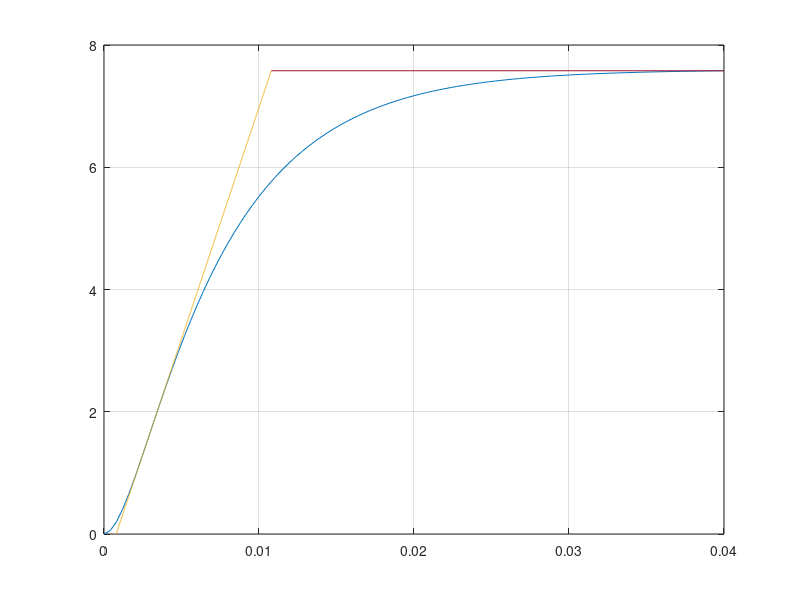

Write MATLAB code to recreate this figure. (Note: this script raises an error after producing the figure.)
%% Startup functions
clear
close all
clc
%% General settings
plot_font_size   = 18;
plot_line_width  = 2;
plot_x0     = 500;
plot_y0     = 300;
plot_width  = 500;
plot_height = 400;
%% Transfer function variable
s = tf('s');
%% DC motor parameters
Rm      = 3.2;          % terminal resistance [Ohm]
La      = 4.1e-3;       % armature inductance [H]
Ke      = 0.12;         % voltage constant [V*s/rad]
Kt      = 0.11;         % torque constant [N*m/A]
J       = 0.352e-4;     % rotor inertia [Kg*m^2]
beta    = 4e-4;         % friction coefficient [N*m*s/rad]
V_DC    = 24;           % rated voltage [V]
omega_n = 1500/60*2*pi; % rated speed [rad/s]
V_max   = 8;            % saturation for simulations [V] scelta arvitraria dopo aver visto che 8V gestisce lo steady state, ho scelto 8V per tagliare i picchi gestendoli in maniera opportuna
%% System matrices
% states: x_1: current
%         x_2: angular speed
A   = [-Rm/La   -Ke/La;
         Kt/J  -beta/J];
B   = [1/La;
          0];
C   = [0 1];
D   = 0;
LTI = ss(A, B, C, D);
G_sp   = tf(LTI);
%% Simulink settings
MaxStep  = 5e-5; % solver max step size
RelTol   = 1e-3; % solver relative tolerance
T_f      = 0.3;    % final simulation time
% initial conditions per SIMULINK
I_0      = 0;
w_0      = 0;
theta_0  = 0;
%% Part 1: Speed control PID ANELLO APERTO [calcolo il modello approssimato singolo polo per tuning PID della velocita']
% Calcolo la risposta al gradino, creo y e t separate
[y, t] = step(G_sp);
%% MOSTRO risposta al gradino dello Scenario senza distrunbo (No-noise scenario)
figure(1)
set(gcf,'position',[plot_x0,plot_y0,plot_width,plot_height])
plot(t, y, LineWidth=plot_line_width)
hold on
grid on
box on
xlim([0, t(end)])
%% Static gain
mu = y(end);
%% Method 1
dy        = diff(y);
dt        = diff(t);
[dy_j, j] = max(dy);
m         = dy_j/dt(j);
y_j       = y(j);
t_j       = t(j);

T         = t_j - y_j/m;
tau       = mu/m;

t_val     = linspace(T, T + tau, 1000);
plot(t_val, y_j + m*(t_val - t_j), ...
    LineWidth=plot_line_width, Color=[0.8500, 0.3250, 0.0980])
plot([T+tau t(end)], [mu mu], ...
    LineWidth=plot_line_width, Color=[0.8500, 0.3250, 0.0980]);

G_approx1 = mu*exp(-T*s)/(1 + tau*s);
y1        = step(G_approx1, t);
plot(t, y1, LineWidth=plot_line_width, Color=[0.9290, 0.6940, 0.1250])
%% Method 2
A_1       = trapz(t, mu - y);
T_tau     = A_1/mu;
j         = 1;
for i = 1:length(t)
    if t(j) < T_tau
        j = j + 1;
    end
end
A_2       = trapz(t(1:j), y(1:j));
tau       = A_2*exp(1)/mu;
T         = T_tau - tau;

G_approx2 = mu*exp(-T*s)/(1 + tau*s);
y2        = step(G_approx2, t);
plot(t, y2, LineWidth=plot_line_width, Color=[0.4940, 0.1840, 0.5560])
legend('Data', '', '', 'Method 1', 'Method 2')
%% Noisy scenario
y_n = y + (0.5*rand(size(y)) - 0.25);
figure(2)
set(gcf,'position',[plot_x0,plot_y0,plot_width,plot_height])
plot(t, y_n, LineWidth=plot_line_width)
hold on
grid on
box on
xlim([0, t(end)])
%% Filtraggio del rumore
% moving average
y_avg     = movmean(y_n, 10);
plot(t, y_avg, LineWidth=plot_line_width, Color=[0 0 1])
%% Static gain
mu_n      = y_avg(end);
%% Method 1
dy        = diff(y_avg);
dt        = diff(t);
[dy_j, j] = max(dy);
m         = dy_j/dt(j);
y_j       = y_n(j);
t_j       = t(j);

T         = t_j - y_j/m;
tau       = mu/m;

t_val     = linspace(T, T + tau, 1000);
plot(t_val, y_j + m*(t_val - t_j), ...
    LineWidth=plot_line_width, Color=[0.8500, 0.3250, 0.0980])
plot([T+tau t(end)], [mu mu], ...
    LineWidth=plot_line_width, Color=[0.8500, 0.3250, 0.0980]);

G_approx1 = mu*exp(-T*s)/(1 + tau*s);
y1_n      = step(G_approx1, t);
plot(t, y1_n, LineWidth=plot_line_width, Color=[0.9290, 0.6940, 0.1250])
%% Method 2
A_1       = trapz(t, mu_n - y_n);
T_tau     = A_1/mu_n;
j         = 1;
for i = 1:length(t)
    if t(j) < T_tau
        j = j + 1;
    end
end
A_2       = trapz(t(1:j), y_n(1:j));
tau       = A_2*exp(1)/mu_n;
T         = T_tau - tau;

G_approx2 = mu*exp(-T*s)/(1 + tau*s);
y2_n      = step(G_approx2, t);
plot(t, y2_n, LineWidth=plot_line_width, Color=[0.4940, 0.1840, 0.5560])
legend('Data', 'Filtered data', '', '', 'Method 1', 'Method 2')
%% PID tuning ANELLO APERTO
% using the parameters from the noisy scenario - method 2
%% from Ziegler-Nichols table CAT2_272
K_p_ZN = 1.2*tau/mu/T;
T_i_ZN = 2*T;
T_d_ZN = 0.5*T;

tau_p_ZN = T_d_ZN/10;  %/10 è arbitratio per rendere più veloce il Proporzionale rispetto derivativo
PID_ZN   = K_p_ZN*(1 + 1/T_i_ZN/s + T_d_ZN*s)/(1 + tau_p_ZN*s);  %R(s)= PID function
% Passo allo spazio degli stati
PID_lti = ss(PID_ZN);
A_ZN  = PID_lti.A;
B_ZN  = PID_lti.B;
C_ZN  = PID_lti.C;
D_ZN  = PID_lti.D;
%% Cohen-Coon table table CAT2_272
K_p_CC = (1.35*tau/T + 0.27)/mu;
T_i_CC = tau*(2.5*(T/tau)*(1 + (T/tau)/5))/(1 + 0.6*T/tau);
T_d_CC = 0.37*T/(1 + 0.2*T/tau);

tau_p_CC = T_d_CC/10;
PID_CC   = K_p_CC*(1 + 1/T_i_CC/s + T_d_CC*s)/(1 + tau_p_CC*s); %R(s)= PID function
% Passo allo spazio degli stati
PID_lti = ss(PID_CC);
A_CC  = PID_lti.A;
B_CC  = PID_lti.B;
C_CC  = PID_lti.C;
D_CC  = PID_lti.D;
%% Integral Absolute Error (IAE)
A = 1.086;       %5bis26 IAE PID ->P line, column A
B = -0.869;      %5bis26 IAE PID ->P line, column B
Y = A*(T/tau)^B; %5bis26 IAE PID viola
K_p_IAE = Y/mu;  %5bis26 IAE PID viola

A = 0.740;        %5bis26 IAE PID ->I line, column A
B = -0.130;       %5bis26 IAE PID ->I line, column A
Y_star = A + B*T/tau;
T_i_IAE = tau/Y_star;

A = 0.348;       %5bis26 IAE PID ->D line, column A
B = 0.914;       %5bis26 IAE PID ->D line, column B
Y = A*(T/tau)^B;
T_d_IAE = tau*Y;

tau_p_IAE = T_d_IAE/10; %Proporziionale più veloce del derivativo arbitrariamente
PID_IAE   = K_p_IAE*(1 + 1/T_i_IAE/s + T_d_IAE*s)/(1 + tau_p_IAE*s);%R(s)= PID function
% Passo allo spazio degli stati
PID_lti = ss(PID_IAE);
A_IAE   = PID_lti.A;
B_IAE   = PID_lti.B;
C_IAE   = PID_lti.C;
D_IAE   = PID_lti.D;
%% Part 2: Position control PID tuning with closed-loop method
% from Simulink
k_star  = 104.5;
T_star  = 2*9.907e-3;
% closed-loop tuning table  5bis30
K_p     = 0.6*k_star;
T_i     = 0.5*T_star;
T_d     = 0.12*T_star;

tau_p   = T_d/10;  %fisica realizzabilirà più veloce
PID     = K_p*(1 + 1/T_i/s + T_d*s)/(1 + tau_p*s); %Equazione PID
% Passo allo spazio degli stati
PID_lti = ss(PID);
A_PID   = PID_lti.A;
B_PID   = PID_lti.B;
C_PID   = PID_lti.C;
D_PID   = PID_lti.D;
%% Anti-windup design DA RIGUARDATE
N_R   = K_p*(1 + T_i*s + T_i*T_d*s^2);
D_R   = T_i*s*(1 + tau_p*s);

Gamma = (1 + T_i*s)*(1 + tau_p*s);

Phi   = minreal(N_R/Gamma);
Psi   = minreal((Gamma - D_R)/Gamma);

Phi_lti = ss(Phi);
A_Phi   = Phi_lti.A;
B_Phi   = Phi_lti.B;
C_Phi   = Phi_lti.C;
D_Phi   = Phi_lti.D;

Psi_lti = ss(Psi);
A_Psi   = Psi_lti.A;
B_Psi   = Psi_lti.B;
C_Psi   = Psi_lti.C;
% D_Psi = 0 by construction
%% Alternative simpler formulation
%{
N       = 10; % choose N sufficiently high
% PID structure
R_p     = K_p;
R_i     = K_p/T_i/s;
R_d     = K_p*N*(T_d/N*s/(1 + T_d/N*s));
% overall PID regulator (not used for implementation)
PID2    = R_p + R_i + R_d;
%}